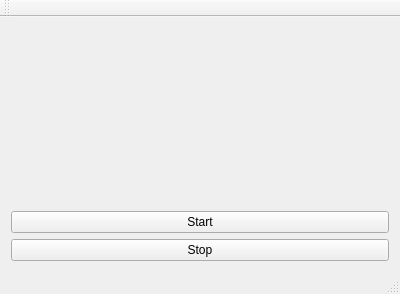
<?xml version="1.0" encoding="UTF-8"?>
<ui version="4.0">
 <class>MainWindow</class>
 <widget class="QMainWindow" name="MainWindow">
  <property name="geometry">
   <rect>
    <x>0</x>
    <y>0</y>
    <width>400</width>
    <height>294</height>
   </rect>
  </property>
  <property name="windowTitle">
   <string>MainWindow</string>
  </property>
  <widget class="QWidget" name="centralWidget">
   <layout class="QGridLayout" name="gridLayout_2">
    <item row="0" column="0">
     <layout class="QGridLayout" name="gridLayout">
      <item row="2" column="0">
       <widget class="QPushButton" name="pushButton_2">
        <property name="text">
         <string>Stop</string>
        </property>
       </widget>
      </item>
      <item row="0" column="0">
       <widget class="QLabel" name="label_img">
        <property name="text">
         <string/>
        </property>
       </widget>
      </item>
      <item row="1" column="0">
       <widget class="QPushButton" name="pushButton">
        <property name="text">
         <string>Start</string>
        </property>
       </widget>
      </item>
     </layout>
    </item>
   </layout>
  </widget>
  <widget class="QToolBar" name="mainToolBar">
   <attribute name="toolBarArea">
    <enum>TopToolBarArea</enum>
   </attribute>
   <attribute name="toolBarBreak">
    <bool>false</bool>
   </attribute>
  </widget>
  <widget class="QStatusBar" name="statusBar"/>
 </widget>
 <layoutdefault spacing="6" margin="11"/>
 <resources/>
 <connections/>
</ui>
